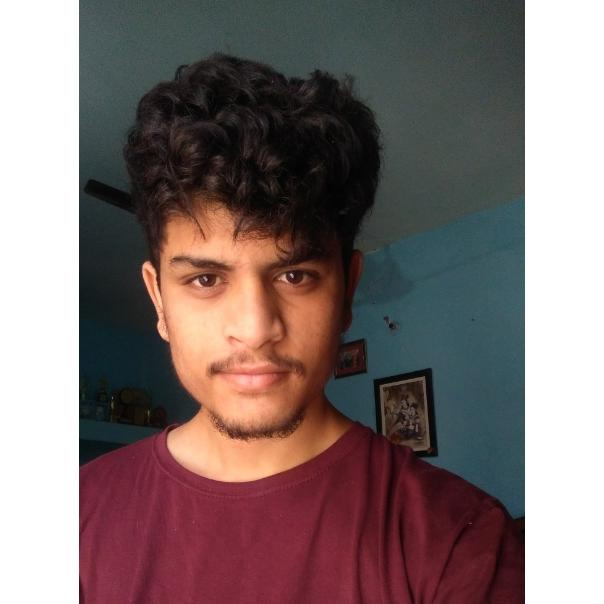
#> input picture source.jpg, 604 x 604 px
$ python -i lipTranfer.py   (imports and definitions only)
#> lines starting #> are read from the running program, lines starting #| are printed output that depends on the picture
#> further down, picture is the input picture: shape (604, 604, 3); mean B, G, R 111.4, 112.3, 128
import math
import numpy as np
import cv2

def gaussian(x, sigma):
    return (1.0 / (2 * math.pi * (sigma ** 2))) * math.exp(- (x ** 2) / (2 * sigma ** 2))


def dist_pixels(pi, pj, qi, qj):
    return math.sqrt(((pi - qi) ** 2) + ((pj - qj) ** 2))


# [10 lines left out: function histogram_equilize_grayscale, not called in this run]

def histogram_equilize_color(inp_img):
    inp_img = cv2.cvtColor(inp_img, cv2.COLOR_BGR2HSV)
#> inp_img: shape (604, 604, 3); mean H, S, V 67.3, 77.5, 134.2
    equilised_img = np.zeros((inp_img.shape[0], inp_img.shape[1],inp_img.shape[2]), dtype=np.uint8)
    num_pixels = inp_img.shape[0] * inp_img.shape[1]
#> num_pixels = 364816
    flattend_img = inp_img[:,:,2].flatten()
    hist, bins = np.histogram(flattend_img, 256, [0, 255])
#> hist = 256 values, max 98734 at index 255, min 4 at index 0, mean 1425.1; bins = 257 values from 0 to 255
    cdf = hist.cumsum() / float(num_pixels)
#> cdf = 256 values from 1.1e-05 to 1
    for i in range(inp_img.shape[0]):
        for j in range(inp_img.shape[1]):
            equilised_img[i][j][0] = inp_img[i][j][0]
            equilised_img[i][j][1] = inp_img[i][j][1]
            equilised_img[i][j][2] = cdf[inp_img[i][j][2]] * 255
#> equilised_img: shape (604, 604, 3); mean H, S, V 67.3, 77.5, 137
    return cv2.cvtColor(equilised_img,cv2.COLOR_HSV2BGR)
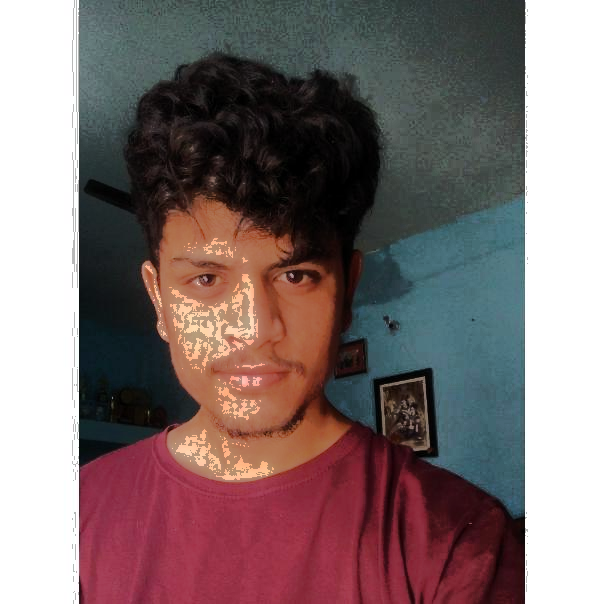
#> returned value: shape (604, 604, 3); mean B, G, R 113.3, 113.1, 129.9

# [45 lines left out: function lip_makeup, not called in this run]

>>> import cv2
>>> picture = cv2.imread('source.jpg')
>>> result = histogram_equilize_color(picture)
